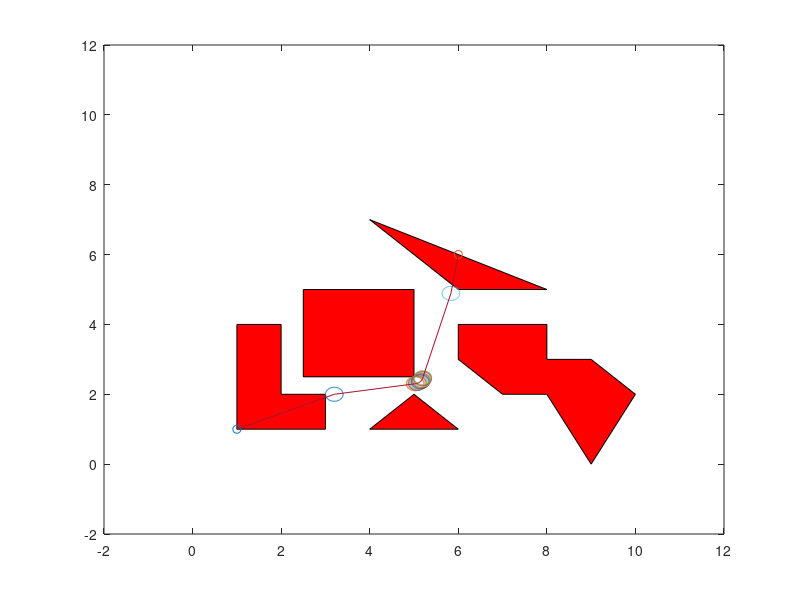

Write MATLAB code to recreate this figure.

fid = fopen('test.txt', 'r');

A = fgetl(fid);
X=[];
Y=[];



if (strcmp(A,'#Nombreobstacles'))
    A=fgetl(fid);
    kmax=str2num(A);
    for k= 1: kmax
        A=fgetl(fid);
        while(strcmp(A,'#Polygone'))
        A=fgetl(fid);
        smax = str2num(A);

                  A = fgetl(fid);

        for s= 1:smax

                A = str2num(A) ;
                X=[X,A(1)];
                Y=[Y,A(2)];
                A=fgetl(fid);
         end
            fill(X,Y,'r')
            axis([-2 12 -2 12]);
            hold on
            X=[];
            Y=[];
        end
    end
    A=fgetl(fid);
end



%%%% Affichage du D

fid1 = fopen('sol.txt', 'r');
B = fgetl(fid1);
if(strcmp(B,'depart'))
	B=fgetl(fid1);
	B = str2num(B);
	X=[X,B(1)];
    Y=[Y,B(2)];
	scatter(B(1),B(2));
end

%%% Affichage des sommets de la solution sans(A et B)
B = fgetl(fid1);
if (strcmp(B,'solution'))
	B = fgetl(fid1);
	tmax=str2num(B);
    if(tmax==0)
        B = fgetl(fid1);

    else

   for t= 1: tmax
        B=fgetl(fid1);


       B = str2num(B) ;
       X=[X,B(1)];
       Y=[Y,B(2)];
	h = B(1) ;
	k = B(2) ;
 %plot
	N=128;
    t=(0:N)*2*pi/N;
    
    % Now we're able to map each of the elements of this vector into a
   	 % circle:
    plot( 0.2*cos(t)+h, 0.2*sin(t)+k );           
    %finplot
    

   end
                   B=fgetl(fid1);

    end
   
%scatter(X,Y);


end

%%


if(strcmp(B,'arrivee'))
	B=fgetl(fid1);
	B = str2num(B);
	X=[X,B(1)];
    Y=[Y,B(2)];
	scatter(B(1),B(2));
end


line(X,Y);


fclose(fid) ;
